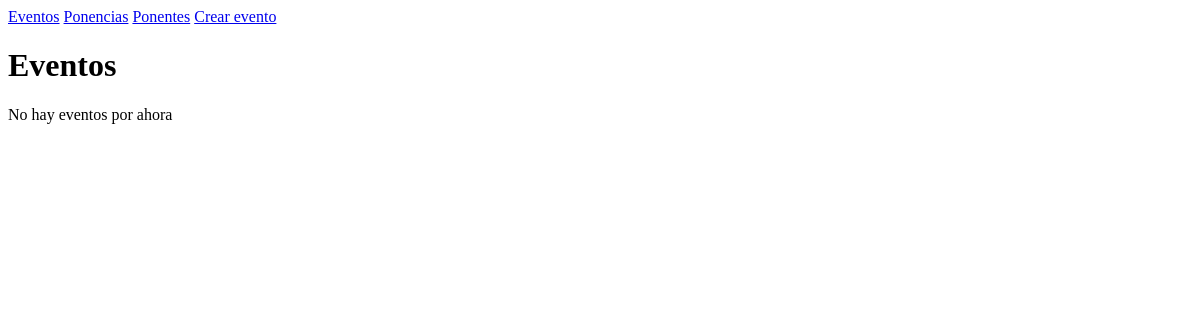
Before: / with the older database file.
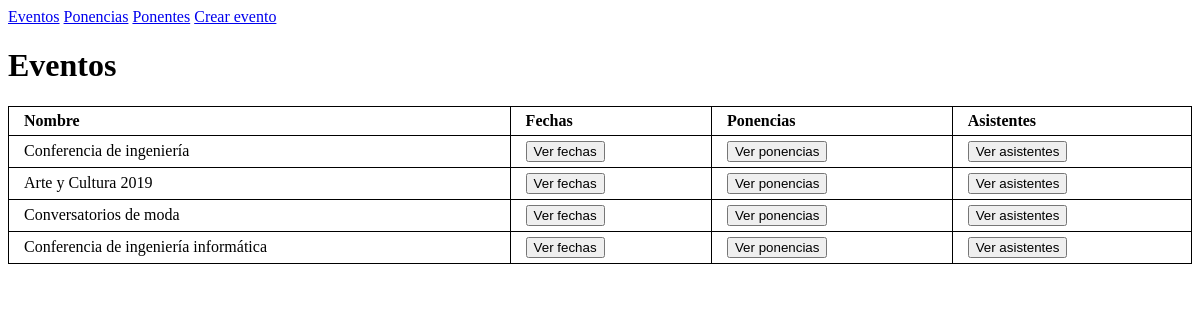
After: the same page with the newer database file.
### eventos/models.py (models this page shows, shortened)
class Evento(models.Model):
	nombre_evento = models.CharField('Nombre', max_length=100)

### eventos/views.py (the view)
# urls.py: path('', include('eventos.urls')),
def eventos(request):
	return render(request, 'eventos/index.html', {'eventos': Evento.objects.all()})

### eventos/templates/eventos/index.html
{% extends 'eventos/menu.html' %}
{% block content %}
<h1>Eventos</h1>
    	{% if eventos %}
        <table>
		    <tr>
		        <th>Nombre</th>
		        <th>Fechas</th>
		        <th>Ponencias</th>
		        <th>Asistentes</th>
		    </tr>
		    {% for e in eventos %}
		    <tr>
		        <td>{{ e.nombre_evento }}</td>
		        <td><a href="{% url 'eventos:fechas' e.id %}">
		        <button type="button">Ver fechas</button>
		        </a></td>
		        <td><a href="{% url 'eventos:ponencias' e.id %}">
		        <button type="button">Ver ponencias</button>
		        </a></td>
		        <td><a href="{% url 'eventos:asistentes' e.id %}">
		        <button type="button">Ver asistentes</button>
		        </a></td>
		    </tr>
		    {% endfor %}
		</table>
		{% else %}
		<p>No hay eventos por ahora</p>
		{% endif %}
{% endblock %}

Changed rows visible on the page:
added Evento: nombre_evento "Conferencia de ingeniería"
added Evento: nombre_evento "Arte y Cultura 2019"
added Evento: nombre_evento "Conversatorios de moda"
added Evento: nombre_evento "Conferencia de ingeniería informática"
Other visible differences:
text no longer shown: "No hay eventos por ahora"
text now shown: "Nombre Fechas Ponencias Asistentes"
